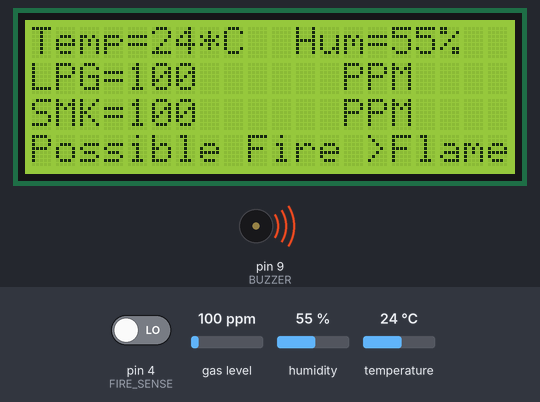
The sketch below on a simulated Arduino Uno, built with avr-gcc and run on an emulated ATmega328P. On the bench: 20×4 character LCD, buzzer (waves = sounding). Inputs (shaded band) come from the test bench; at power-on: pin 4 (FIRE_SENSE) LOW, gas level 100 ppm, temperature 24 °C, humidity 55 %. What the sketch prints to the serial monitor is not drawn.

Above: at 1.8 s.
1.9 s: pin 4 (FIRE_SENSE) driven HIGH
At 2.6 s:
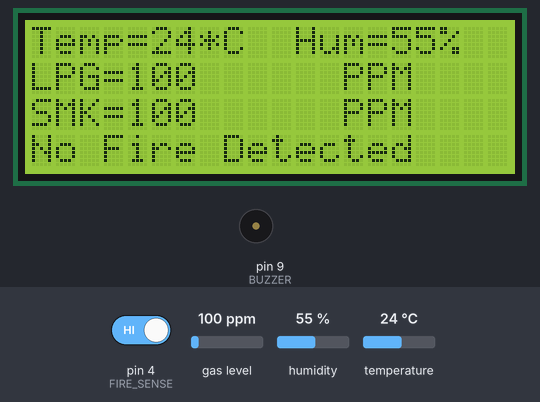
8.1 s: gas level set to 250 ppm
At 8.6 s:
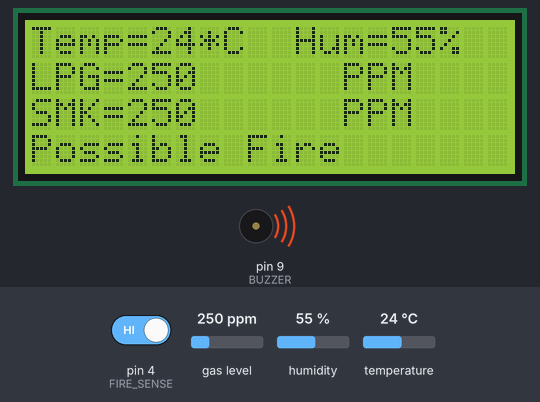
9.8 s: temperature set to 12 °C
At 12.6 s:
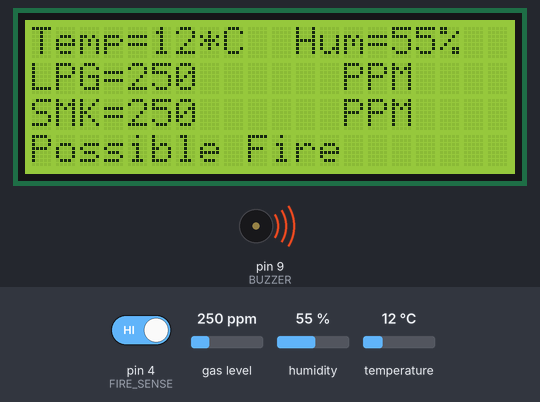
16.0 s: gas level set to 20 ppm
At 16.7 s:
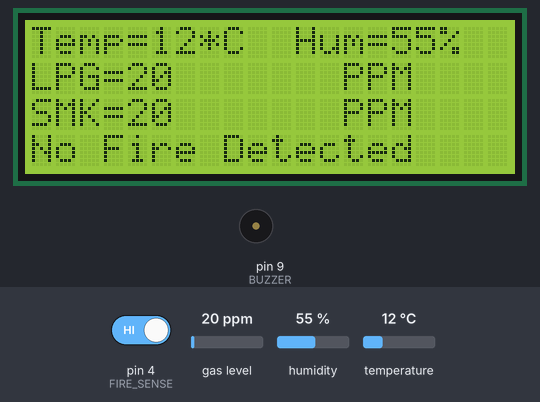
17.7 s: gas level set to 500 ppm
At 18.2 s:
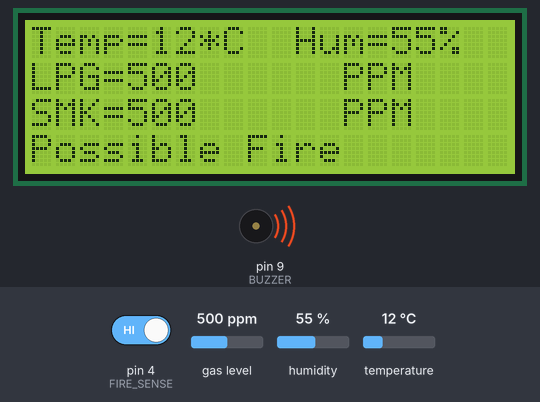
23.9 s: humidity set to 22 %
At 26.4 s:
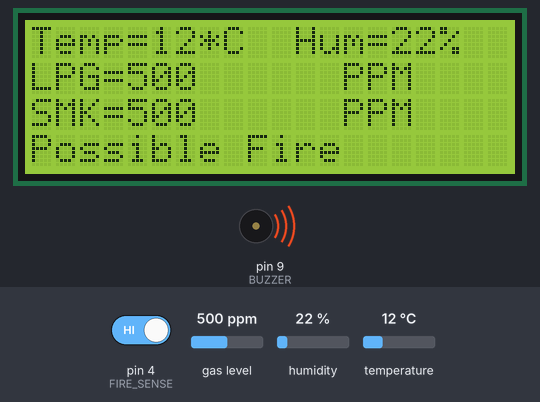
Timing chart, 0 to 27.9 s (numbered marks = the images above; inputs shaded):
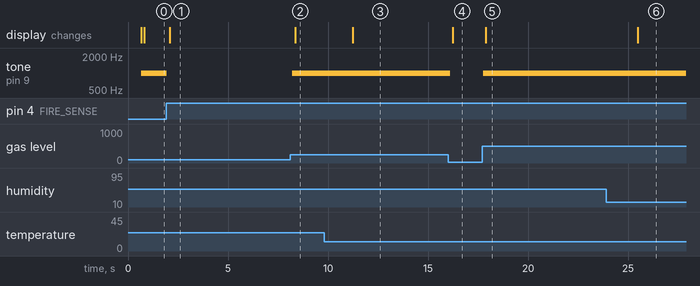

Measured:
- after the input at 1.9 s, tone on pin 9 (BUZZER): 1000 Hz → silent after 0.05 s; the display: changes after 0.18 s (image 1)
- after the input at 8.1 s, tone on pin 9 (BUZZER): silent → 1000 Hz after 0.12 s; the display: changes after 0.25 s (image 2)
- after the input at 9.8 s, the display: changes after 1.4 s (image 3)
- after the input at 16.0 s, tone on pin 9 (BUZZER): 1000 Hz → silent after 0.11 s; the display: changes after 0.24 s (image 4)
- after the input at 17.7 s, tone on pin 9 (BUZZER): silent → 1000 Hz after 0.05 s; the display: changes after 0.18 s (image 5)
- after the input at 23.9 s, the display: changes after 1.6 s (image 6)

The sketch:

Arduino.ino
```cpp
// MQ-2 sensor working
// Temperature and Humidity sensor working
// LCD displaying values okay
// Buzzer triggered on event(s)
// Potentiometer works fine in tuning the brightness of the LCD

// DHT11 sensor

#include <SoftwareSerial.h>
#include <ArduinoJson.h>
SoftwareSerial s(5,6); //RX, TX
#include <Wire.h>
#include <LiquidCrystal_I2C.h>


#include "DHT.h"
#include <MQ2.h>

#define DHTPIN 7 // what digital pin we're connected to
#define DHTTYPE DHT11  //DHT 11
#define GAS_SENSOR A0
#define FIRE_SENSE 4
int flame_detected;
const char* flame;

#define BUZZER 9

#define mq2_threshold 100
#define temp_threshold 40

int lpg, co, smoke;
MQ2 mq2(GAS_SENSOR);

DHT dht (DHTPIN, DHTTYPE); //Initialize DHT sensor.

// Set the LCD address to 0x27 for a 20 chars and 4 line display
LiquidCrystal_I2C lcd(0x27, 20, 4);

void setup() {

s.begin(115200);
Serial.begin(9600);
pinMode(BUZZER, OUTPUT);
pinMode(FIRE_SENSE, INPUT);

dht.begin();
mq2.begin();


lcd.begin();
lcd.backlight();

lcd.setCursor(0,0);
lcd.print("******WELCOME!******");
lcd.setCursor(0,1);
lcd.print("IoT PROJECT ~CS890EP");
lcd.setCursor(0,2);
lcd.print("***Sibdow Iddrisu***");
lcd.setCursor(0,3);
lcd.print("***Aymen Ben-Said***");

//delay(5000);

}

StaticJsonBuffer<200> jsonBuffer;
JsonObject& root = jsonBuffer.createObject();

void loop() {

float* values = mq2.read(true);
lpg = mq2.readLPG();
co = mq2.readCO();
smoke = mq2.readSmoke();

float t = dht.readTemperature(); // Read temperature in *C (default)
float h = dht.readHumidity(); // Read humidity %

float hic = dht.computeHeatIndex(t, h);

flame_detected = digitalRead(FIRE_SENSE);
if(flame_detected == 1){
  flame = "NO";
  }else{
    flame = "YES";
    }

Serial.print("FIRE: ");
Serial.print(flame_detected);
Serial.print(";\t");
Serial.println(flame);


if (isnan(t) || isnan(h) || isnan(hic)) {
    return;
  }

//-----------------------------------------------------------------------------------------------//
  root["temperature"] = t;
  root["humidity"] = h;
  root["lpg"] = lpg;
  root["smoke"] = smoke;
  root["fire"] = flame_detected;

  if(s.available()>0)
    {
      root.printTo(s);
   }
//  delay(3000);

//-----------------------------------------------------------------------------------------------//

if (lpg > mq2_threshold || smoke > mq2_threshold || t > temp_threshold || flame_detected == 0) { // If the current readings exceed this limit, then turn on buzzer
  tone(BUZZER, 1000);
} else {
    noTone(BUZZER);
    }

Serial.print("Temerature: ");
Serial.print(t);
Serial.print("*C\t");
Serial.print("Humidity: ");
Serial.print(h);
Serial.print("%\t");
Serial.print("Heat index: ");
Serial.println(hic);


// LCD display

lcd.begin(); // display diamensions
lcd.backlight();
lcd.setCursor(0,0);
lcd.print("Temp=");
lcd.setCursor(5,0);
lcd.print(t);
lcd.setCursor(7,0);
lcd.print("*C ");
lcd.setCursor(11,0);
lcd.print("Hum=");
lcd.setCursor(15,0);
lcd.print(h);
lcd.setCursor(17,0);
lcd.print("%  ");

//===============================================//

lcd.setCursor(0,1);
lcd.print("LPG=");
lcd.setCursor(4,1);
lcd.print(lpg);
lcd.setCursor(13,1);
lcd.print("PPM");
lcd.setCursor(0,2);
lcd.print("SMK=");
lcd.setCursor(4,2);
lcd.print(smoke);
lcd.setCursor(13,2);
lcd.print("PPM");

if(lpg > mq2_threshold || smoke > mq2_threshold || flame_detected == 0) { // Current thresholds set at only 100 PPM for testing purposes
  if(flame_detected == 0){
    lcd.setCursor(0,3);
    lcd.print("Possible Fire >Flame");
    }else {
      lcd.setCursor(0,3);
      lcd.print("Possible Fire");
      }

  }
  else{
    lcd.setCursor(0,3);
    lcd.print("No Fire Detected");
    }

}
```
